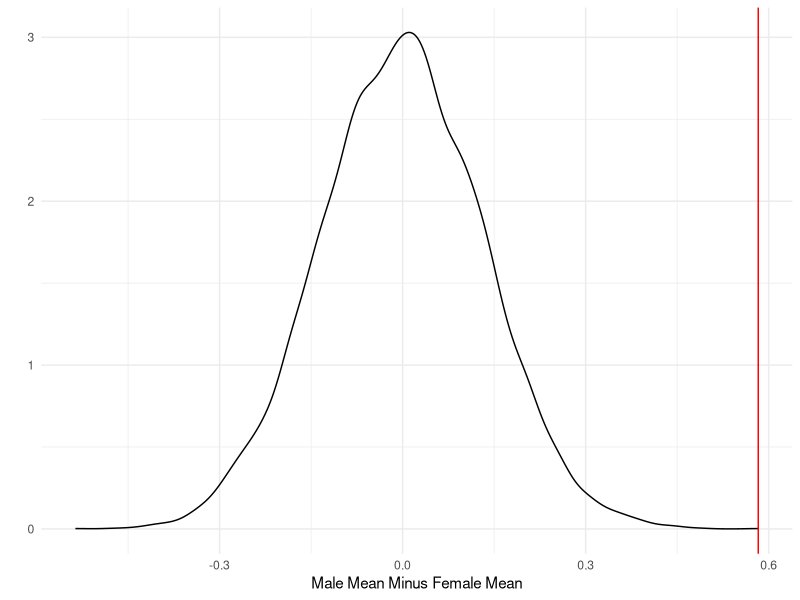

Source code (R):
library(tidyverse)
library(skimr)


# Generate survey data
set.seed(20210106)
n.employees <- 300
male.frac <- 0.6
not.mf.frac <- 0.03
sat.sd <- 0.1
sat.vec <- c(0.45,0.5,0.55,NA)
tenure.sat.fact <- 0.02 # 0.1 per 5 years

d <- tibble(assigned_sex=c(rep("male",rpois(1,n.employees*male.frac)),
                     rep("neither",rpois(1,n.employees*not.mf.frac))))

d <- d %>% 
  bind_rows(tibble(assigned_sex=rep("female",n.employees-nrow(d))))

d <- d %>% 
  mutate(assigned_sex_sat = case_when(
    assigned_sex == "neither" ~ sat.vec[1],
    assigned_sex == "female" ~ sat.vec[2],
    assigned_sex == "male" ~ sat.vec[3],
    TRUE ~ sat.vec[4],
  ))


d <- d %>% 
  rowwise() %>% 
  mutate(tenure = round(rgamma(1,2,1),1),
         tenure = if_else(tenure > 6.4,6.4,tenure),
         raw_satisfaction = rnorm(1,assigned_sex_sat + tenure.sat.fact*tenure,sat.sd)) %>% 
  ungroup() %>% 
  mutate(satisfaction = round(6*(raw_satisfaction - min(raw_satisfaction))/(max(raw_satisfaction)-min(raw_satisfaction))+1))

d <- d %>% 
  mutate(tenure_group = case_when(
    tenure < 1 ~ "<1 yr",
    between(tenure,1,2.5) ~ "1 to 2.5 yrs",
    2.5 < tenure ~ ">2.5 yrs",
    TRUE ~ "Oops"
  ))

d$employee_id <- paste0("AQ",sample(1000000:2000000,n.employees,replace=F))

d$location <- sample(c("Seattle","New York"),size=n.employees,replace=T)



skim(d)

write_tsv(d %>% 
            select(employee_id,
                   assigned_sex,
                   location,
                   tenure,
                   satisfaction),
          "satisfaction_survey.txt")

d %>% 
#  group_by(assigned_sex) %>% 
  group_by(location) %>% 
  summarize(m_sat = mean(satisfaction),
            med_sat = median(satisfaction),
            sd_sat = sd(satisfaction),
            n=n())

# Not the right approach, but likely place to start
t.test(d$satisfaction[d$assigned_sex=="male"],
       d$satisfaction[d$assigned_sex=="female"])


get.assigned.sex.diff <- function(x){
  male.score <- mean(x$satisfaction[x$assigned_sex=="male"])
  female.score <- mean(x$satisfaction[x$assigned_sex=="female"])
  return(male.score - female.score)
}

actual.value <- get.assigned.sex.diff(d) 

n.sim <- 9999

results <- tibble(statistic = c(actual.value,
                                rep(NA,n.sim)))
new.d <- d %>% 
  select(assigned_sex,satisfaction)

for(i in 2:nrow(results)){
  new.d$assigned_sex <- sample(new.d$assigned_sex)
  results$statistic[i] <- get.assigned.sex.diff(new.d)
}

ggplot(results,
       aes(x=statistic)) + 
  geom_density() + 
  geom_vline(xintercept=actual.value,color="red") + 
  theme_minimal() + 
  labs(x="Male Mean Minus Female Mean",
       y="")


mean(abs(results$statistic) >= abs(actual.value))

